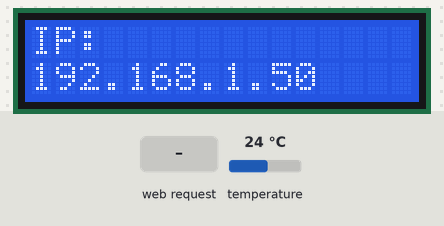
The sketch below on a simulated ESP32. Parts: 16×2 character LCD. Inputs (shaded band) come from the test bench; at power-on: temperature 24 °C. WiFi joins after 1.5 s; servers stay silent unless stated; random numbers use the default seed unless the sketch sets one; what the sketch prints to the serial monitor is not drawn.

Above: at 2.8 s.
2.9 s: HTTP request GET /data received
At 4.1 s:
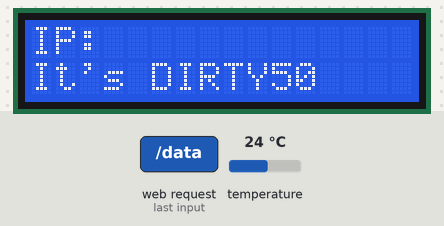
5.1 s: HTTP request GET /data received
At 6.7 s:
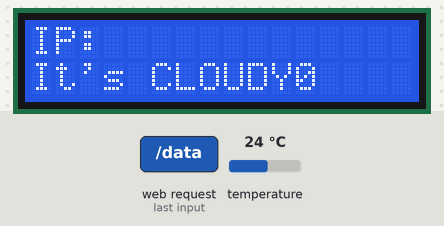
7.4 s: HTTP request GET /data received
At 8.7 s:
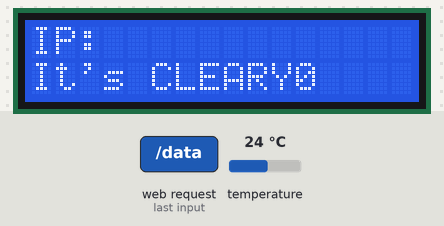
Timing chart, 0 to 10.4 s (numbered marks = the images above; inputs shaded):
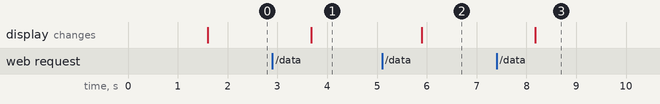

The sketch:

waterqualitywithturbidity.ino
```cpp
#include <WiFi.h>
#include <OneWire.h>
#include <DallasTemperature.h>
#include <ESPAsyncWebServer.h>
#include <FS.h>
#include <SPIFFS.h>
#include <Wire.h>
#include <LiquidCrystal_I2C.h>
#include <HardwareSerial.h>

// Define UART for pH sensor (RX and TX)
HardwareSerial mySerial(1); // Use UART1 (You can also use UART0 or UART2 depending on your setup)
const int pHSensorRxPin = 3;  // RX pin for pH sensor (change as needed)
const int pHSensorTxPin = 1;  // TX pin for pH sensor (change as needed)

// DS18B20 setup
#define ONE_WIRE_BUS 4  // GPIO4 for DS18B20
OneWire oneWire(ONE_WIRE_BUS);
DallasTemperature sensors(&oneWire);

// LCD setup (I2C address 0x27, 16 columns, 2 rows)
LiquidCrystal_I2C lcd(0x27, 16, 2);

// Wi-Fi credentials
const char* ssid = "water";    // Replace with your SSID
const char* password = "12345678"; // Replace with your Wi-Fi password

// Initialize web server on port 80
AsyncWebServer server(80);

// Function to read pH, temperature, and turbidity data
String readSensorData() {
  // Generate random pH value between 6.0 and 8.5
  float pH = random(60, 86) / 10.0; // Random value between 6.0 and 8.5

  // Get temperature from DS18B20
  sensors.requestTemperatures();
  float temperature = sensors.getTempCByIndex(0);

  // Generate random turbidity value between 0 and 100
  int turbidity = random(0, 101); // Random value between 0 and 100

  // Categorize turbidity and display it on the LCD
  String turbidityStatus = "Clear";
  if (turbidity < 20) {
    turbidityStatus = "Clear";
    lcd.setCursor(0, 1);
    lcd.print("It's CLEAR");
    Serial.println("It's CLEAR");
  }
  else if (turbidity >= 20 && turbidity < 50) {
    turbidityStatus = "Cloudy";
    lcd.setCursor(0, 1);
    lcd.print("It's CLOUDY");
    Serial.println("It's CLOUDY");
  }
  else if (turbidity >= 50) {
    turbidityStatus = "Dirty";
    lcd.setCursor(0, 1);
    lcd.print("It's DIRTY");
    Serial.println("It's DIRTY");
  }

  // Determine water status based on pH
  String waterStatus = "Neutral";
  if (pH < 6.5) {
    waterStatus = "Acidic";
  } else if (pH > 7.5) {
    waterStatus = "Alkaline";
  }

  // Return JSON data
  String data = "{";
  data += "\"pH\": " + String(pH) + ",";  // pH value
  data += "\"temperature\": " + String(temperature) + ",";  // Temperature value
  data += "\"waterStatus\": \"" + waterStatus + "\",";  // Water status (Acidic, Neutral, Alkaline)
  data += "\"turbidity\": \"" + turbidityStatus + "\"";  // Turbidity status
  data += "}";

  return data;
}

void setup() {
  // Start Serial Monitor
  Serial.begin(115200);

  // Initialize DS18B20 sensor
  sensors.begin();

  // Initialize LCD
  lcd.begin();
  lcd.setBacklight(HIGH);  // Turn on the LCD backlight

  // Initialize serial for pH sensor communication
  mySerial.begin(9600, SERIAL_8N1, pHSensorRxPin, pHSensorTxPin); // Set baud rate and RX/TX pins

  // Connect to Wi-Fi
  WiFi.begin(ssid, password);
  while (WiFi.status() != WL_CONNECTED) {
    delay(500);
    Serial.print(".");
  }

  // Print IP address after Wi-Fi connection
  Serial.println();
  Serial.print("Connected to Wi-Fi. IP Address: ");
  Serial.println(WiFi.localIP());

  // Display IP address on the LCD
  lcd.clear();
  lcd.setCursor(0, 0);
  lcd.print("IP: ");
  lcd.setCursor(0, 1);
  lcd.print(WiFi.localIP());

  // Serve the index.html page when the user accesses the root
  server.on("/", HTTP_GET, [](AsyncWebServerRequest *request){
    String htmlContent = "<html>";
    htmlContent += "<head>";
    htmlContent += "<style>";
    htmlContent += "body { background-image: url('https://wallpapers.com/images/hd/crystal-clear-4k-water-quality-mttwtw1p3k4qag1n.jpg'); background-size: cover; color: white; font-family: Arial, sans-serif; text-align: center; padding: 20px; }";
    htmlContent += "h1 { font-size: 36px; }";
    htmlContent += "p { font-size: 24px; }";
    htmlContent += ".status { font-size: 24px; font-weight: bold; margin-top: 20px; }";
    htmlContent += ".acidic { color: red; }";
    htmlContent += ".neutral { color: green; }";
    htmlContent += ".alkaline { color: blue; }";
    htmlContent += "</style>";
    htmlContent += "</head>";
    htmlContent += "<body>";
    htmlContent += "<h1>Water Quality Monitor</h1>";
    htmlContent += "<p>pH: <span id='pH'></span></p>";
    htmlContent += "<p>Temperature: <span id='temperature'></span> °C</p>";
    htmlContent += "<p class='status'>Water Status: <span id='waterStatus'></span></p>";
    htmlContent += "<p class='status'>Turbidity: <span id='turbidity'></span></p>";
    htmlContent += "<script>";
    htmlContent += "setInterval(function(){ fetch('/data').then(response => response.json()).then(data => { document.getElementById('pH').textContent = data.pH; document.getElementById('temperature').textContent = data.temperature; document.getElementById('waterStatus').textContent = data.waterStatus; document.getElementById('waterStatus').className = data.waterStatus.toLowerCase(); document.getElementById('turbidity').textContent = data.turbidity; }); }, 1000);";
    htmlContent += "</script>";
    htmlContent += "</body>";
    htmlContent += "</html>";
    request->send(200, "text/html", htmlContent);
  });

  // Serve data in JSON format at '/data' endpoint
  server.on("/data", HTTP_GET, [](AsyncWebServerRequest *request){
    String sensorData = readSensorData();
    request->send(200, "application/json", sensorData);
  });

  // Start server
  server.begin();
}

void loop() {
  // Nothing to do in the loop, everything is handled by the web server
}
```

Measured:
- after the input at 2.9 s, the display: changes after 0.78 s (image 1)
- after the input at 5.1 s, the display: changes after 0.80 s (image 2)
- after the input at 7.4 s, the display: changes after 0.77 s (image 3)
